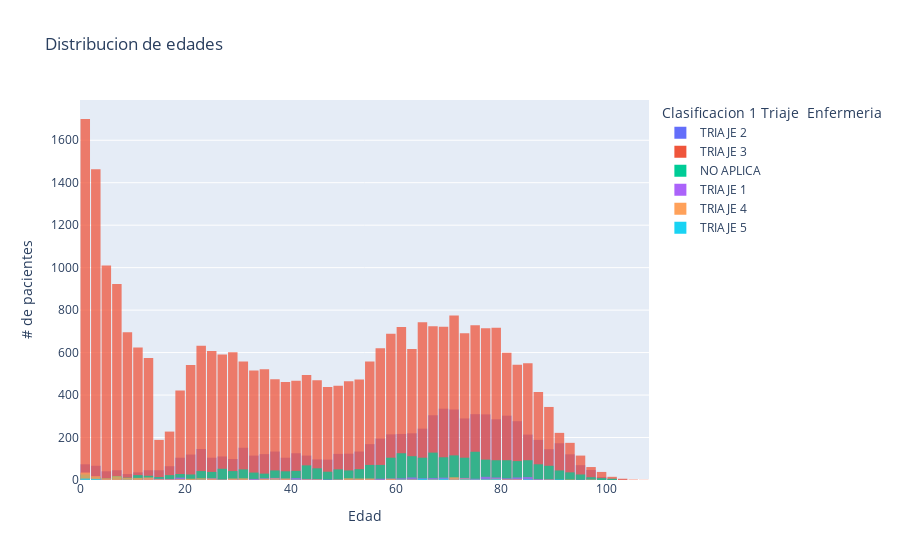

Notebook code for this chart:
### Markdown cell above
## Edad

### Code cell
fig = px.histogram(data, x='Paciente Edad', nbins=100, histfunc='count', 
                   #marginal='rug', # Show individual data points on the margin
                   opacity=0.75, # Adjust the opacity for better visualization
                   template="plotly", # Dark theme for a more stylish look
                   title='Distribucion de edades',
                   #color_discrete_sequence=['#4191c6'],
                   color='Clasificacion 1 Triaje \nEnfermeria '
                   ) 

fig.update_traces(hovertemplate='Edad: %{x}<br>Pacientes: %{y}')
# Update layout for better aesthetics
fig.update_layout(
    xaxis_title='Edad',
    yaxis_title='# de pacientes',
    showlegend=True, # No legend for simplicity
    barmode='overlay', # Overlay the histograms
    bargap=0.1, # Adjust the gap between bars
)

# Show the plot
fig.show()

### Figure 1 — Plotly figure (JSON) as saved in the notebook; plotly's stock layout.template omitted (floating-point values rounded to 4 significant figures; data arrays with more than 128 entries replaced by an {"elided": "..."} marker saying what was removed)
{"data": [{"alignmentgroup": "True", "bingroup": "x", "histfunc": "count", "hovertemplate": "Edad: %{x}<br>Pacientes: %{y}", "legendgroup": "TRIAJE 2", "marker": {"color": "#636efa", "opacity": 0.75, "pattern": {"shape": ""}}, "name": "TRIAJE 2", "nbinsx": 100, "offsetgroup": "TRIAJE 2", "orientation": "v", "showlegend": true, "type": "histogram", "x": {"elided": "7565 float values"}, "xaxis": "x", "yaxis": "y"}, {"alignmentgroup": "True", "bingroup": "x", "histfunc": "count", "hovertemplate": "Edad: %{x}<br>Pacientes: %{y}", "legendgroup": "TRIAJE 3", "marker": {"color": "#EF553B", "opacity": 0.75, "pattern": {"shape": ""}}, "name": "TRIAJE 3", "nbinsx": 100, "offsetgroup": "TRIAJE 3", "orientation": "v", "showlegend": true, "type": "histogram", "x": {"elided": "28692 float values"}, "xaxis": "x", "yaxis": "y"}, {"alignmentgroup": "True", "bingroup": "x", "histfunc": "count", "hovertemplate": "Edad: %{x}<br>Pacientes: %{y}", "legendgroup": "NO APLICA", "marker": {"color": "#00cc96", "opacity": 0.75, "pattern": {"shape": ""}}, "name": "NO APLICA", "nbinsx": 100, "offsetgroup": "NO APLICA", "orientation": "v", "showlegend": true, "type": "histogram", "x": {"elided": "2857 float values"}, "xaxis": "x", "yaxis": "y"}, {"alignmentgroup": "True", "bingroup": "x", "histfunc": "count", "hovertemplate": "Edad: %{x}<br>Pacientes: %{y}", "legendgroup": "TRIAJE 1", "marker": {"color": "#ab63fa", "opacity": 0.75, "pattern": {"shape": ""}}, "name": "TRIAJE 1", "nbinsx": 100, "offsetgroup": "TRIAJE 1", "orientation": "v", "showlegend": true, "type": "histogram", "x": {"elided": "294 float values"}, "xaxis": "x", "yaxis": "y"}, {"alignmentgroup": "True", "bingroup": "x", "histfunc": "count", "hovertemplate": "Edad: %{x}<br>Pacientes: %{y}", "legendgroup": "TRIAJE 4", "marker": {"color": "#FFA15A", "opacity": 0.75, "pattern": {"shape": ""}}, "name": "TRIAJE 4", "nbinsx": 100, "offsetgroup": "TRIAJE 4", "orientation": "v", "showlegend": true, "type": "histogram", "x": {"elided": "278 float values"}, "xaxis": "x", "yaxis": "y"}, {"alignmentgroup": "True", "bingroup": "x", "histfunc": "count", "hovertemplate": "Edad: %{x}<br>Pacientes: %{y}", "legendgroup": "TRIAJE 5", "marker": {"color": "#19d3f3", "opacity": 0.75, "pattern": {"shape": ""}}, "name": "TRIAJE 5", "nbinsx": 100, "offsetgroup": "TRIAJE 5", "orientation": "v", "showlegend": true, "type": "histogram", "x": [69, 76, 60, 64, 71, 0.1667, 2, 2, 68, 67, 2, 0.05479, 1, 75, 0.75, 1, 66, 68, 78, 76, 61, 63, 64, 64, 73, 2, 3, 69, 79, 78, 79, 77, 65, 65, 68, 85, 91, 40, 90, 22, 74, 69, 72, 0.25, 72, 37, 8, 84, 1, 65, 85], "xaxis": "x", "yaxis": "y"}], "layout": {"bargap": 0.1, "barmode": "overlay", "legend": {"title": {"text": "Clasificacion 1 Triaje \nEnfermeria "}, "tracegroupgap": 0}, "showlegend": true, "title": {"text": "Distribucion de edades"}, "xaxis": {"anchor": "y", "domain": [0, 1], "title": {"text": "Edad"}}, "yaxis": {"anchor": "x", "domain": [0, 1], "title": {"text": "# de pacientes"}}}}
